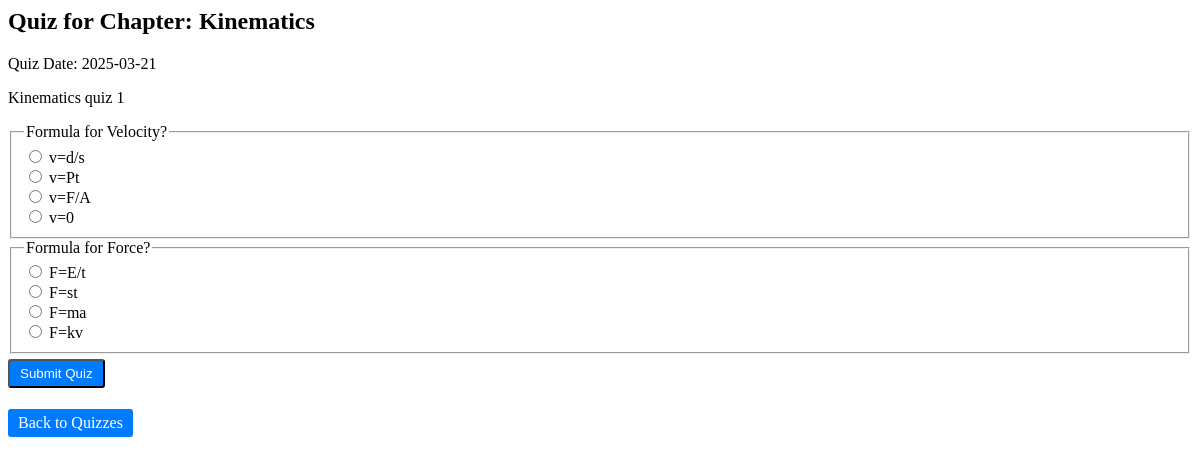
/attempt_quiz/1 (signed in), run on the app's committed database.
### models/models.py (models this page shows)
class Chapter(db.Model):
    id = db.Column(db.Integer, primary_key=True)
    subject_id = db.Column(db.Integer, db.ForeignKey('subject.id'), nullable=False) # Link to subject
    name = db.Column(db.String(150), nullable=False)
    description = db.Column(db.Text, nullable=True)

class Quiz(db.Model):
    id = db.Column(db.Integer, primary_key=True)
    chapter_id = db.Column(db.Integer, db.ForeignKey('chapter.id'), nullable=False) # Link to Chapter
    date_of_quiz = db.Column(db.DateTime, nullable=False)
    remarks = db.Column(db.String(255), nullable=True)
    chapter = db.relationship('Chapter', backref=db.backref('quizzes', lazy=True))
    questions = db.relationship('Question', backref='quiz', lazy=True)

class Question(db.Model):
    id = db.Column(db.Integer, primary_key=True)
    quiz_id = db.Column(db.Integer, db.ForeignKey('quiz.id'), nullable=False) # Link to Quiz
    question_statement = db.Column(db.Text, nullable=False)
    option1 = db.Column(db.String(255), nullable=False)
    option2 = db.Column(db.String(255), nullable=False)
    option3 = db.Column(db.String(255), nullable=False)
    option4 = db.Column(db.String(255), nullable=False)
    correct_option = db.Column(db.Integer, nullable=False)  # 1, 2, 3, 4

### app.py (the view, shortened to what this page needs)
@app.route("/attempt_quiz/<int:quiz_id>", methods=["GET", "POST"])
def attempt_quiz(quiz_id):
    if "user_id" not in session:
        return redirect(url_for("login"))
    quiz = Quiz.query.get(quiz_id)
    if not quiz:
        return redirect(url_for("user_dashboard"))
    questions = Question.query.filter_by(quiz_id=quiz_id).all()
    if not questions:
        return redirect(url_for("view_quizzes"))
    return render_template("attempt_quiz.html", quiz=quiz, questions=questions, chapter=quiz.chapter)

### templates/attempt_quiz.html (shortened to what this page needs)
<head>
    <link rel="stylesheet" href="{{ url_for('static', filename='styles.css') }}">
</head>
<body>
    <h2>Quiz for Chapter: {{ chapter.name }}</h2>
    <p>Quiz Date: {{ quiz.date_of_quiz.strftime('%Y-%m-%d') }}</p>
    <p>{{ quiz.remarks }}</p>
    <form method="POST">
        {% for question in questions %}
            <fieldset>
                <legend>{{ question.question_statement }}</legend>
                <label><input type="radio" name="question_{{ question.id }}" value="1"> {{ question.option1 }}</label><br>
                <label><input type="radio" name="question_{{ question.id }}" value="2"> {{ question.option2 }}</label><br>
                <label><input type="radio" name="question_{{ question.id }}" value="3"> {{ question.option3 }}</label><br>
                <label><input type="radio" name="question_{{ question.id }}" value="4"> {{ question.option4 }}</label><br>
            </fieldset>
        {% endfor %}
        <button class="button" type="submit">Submit Quiz</button>
    </form>
    <a class="button" href="{{ url_for('view_quizzes', subject_id=chapter.subject_id) }}">Back to Quizzes</a>
</body>

### static/styles.css (style rules this page uses)
.button { display: inline-block; margin-top: 5px; padding: 5px 10px; text-decoration: none; background-color: #007bff; color: white; border-radius: 3px; }

### data on the page
Chapter: name "Kinematics"
Quiz: date_of_quiz "2025-03-21", remarks "Kinematics quiz 1"
Question: question_statement "Formula for Velocity?", option1 "v=d/s", option2 "v=Pt", option3 "v=F/A", option4 "v=0"
Question: question_statement "Formula for Force?", option1 "F=E/t", option2 "F=st", option3 "F=ma", option4 "F=kv"
